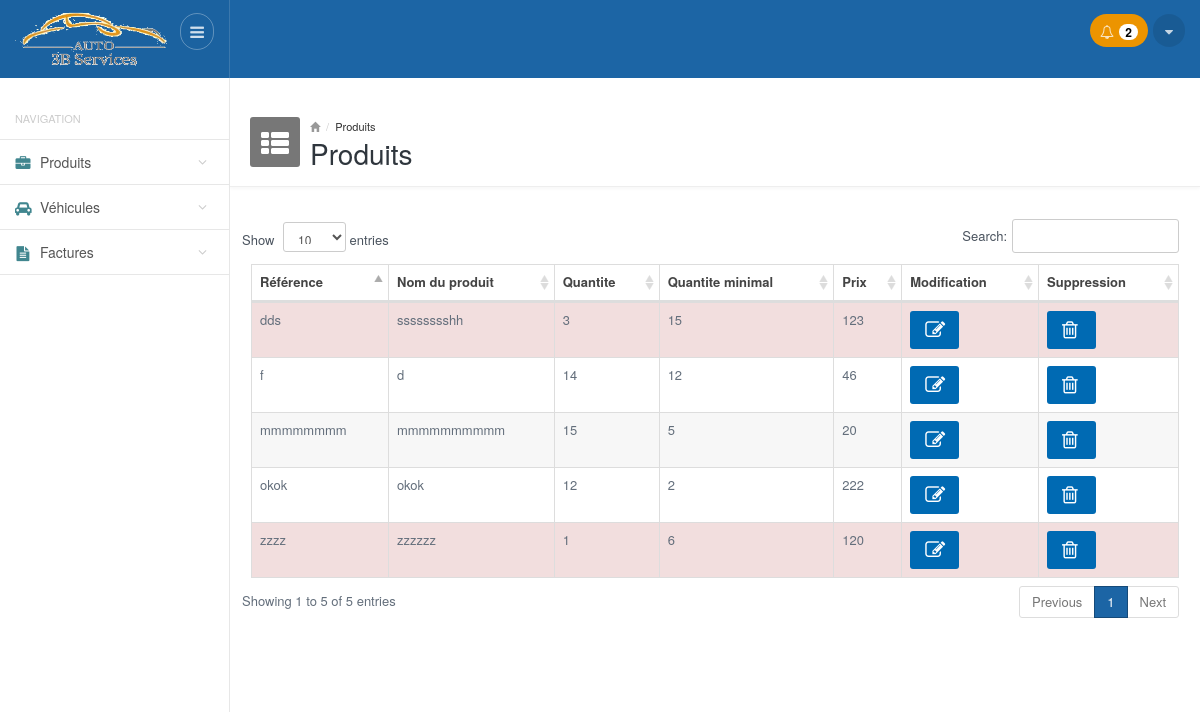
The page /produits.php (signed in) on the database its author committed.
### tables this page shows
CREATE TABLE `produits` (
  `ref` varchar(250) NOT NULL DEFAULT '',
  `nom` varchar(250) NOT NULL,
  `prix` float NOT NULL,
  `qte` int(11) NOT NULL DEFAULT '0',
  `qte_min` int(11) NOT NULL DEFAULT '0'
);

### functions.php (called while the page is built, shortened)
<?php
function getAllProducts()
{
     $result = mysql_query("SELECT * FROM produits ") or die(mysql_error());
     $produits = array();
     while($row = mysql_fetch_array($result))
        $produits[] = $row;
    return $produits;
}
function getProduct($ref)
{
     $result = mysql_query("SELECT * FROM produits where ref='$ref' ") or die(mysql_error());
     $produit = mysql_fetch_array($result);
    return $produit;
}
function isMinqteSupQte($ref)
{
     $produit = getProduct($ref);
     if($produit['qte_min'] >= $produit['qte'])
         return true;
        else
         return false;
}
function getAllProductsNotif()
{
     $result = mysql_query("SELECT * FROM produits WHERE qte_min>=qte") or die(mysql_error());
     $produits = array();
     while($row = mysql_fetch_array($result))
        $produits[] = $row;
    return $produits;
}
?>

### produits.php (the view, shortened to what this page needs)
<?php
require_once __DIR__ . '/functions.php';
require_once __DIR__ . '/header.php'; ?>
<div class="mainpanel">
    <div class="pageheader">
        <div class="media">
            <div class="pageicon pull-left">
                <i class="fa fa-th-list"></i>
            </div>
            <div class="media-body">
                <ul class="breadcrumb">
                    <li><a href="#"><i class="glyphicon glyphicon-home"></i></a></li>
                    <li><a href="#">Produits</a></li>
                </ul>
                <h4>Produits</h4>
            </div>
        </div>
    </div>
    <div class="contentpanel">
        <div class="panel panel-primary-head">
            <div>
            </div>
            <table id="basicTable" class="table table-striped table-bordered responsive">
                <thead class="">
                    <tr>
                        <th>Référence</th>
                        <th>Nom du produit</th>
                        <th>Quantite</th>
                        <th>Quantite minimal</th>
                        <th>Prix</th>
                        <th>Modification</th>
                        <th>Suppression</th>
                    </tr>
                </thead>
                <tbody>
                    <?php
                      $produits= getAllProducts();
                      foreach($produits as $produit){ ?>
                        <?php if(isMinqteSupQte($produit['ref'])) {?>
                            <tr class="warning_red">
                              <td class="warning_red"><?php echo $produit['ref']; ?> </td>
                              <td class="warning_red"><?php echo $produit['nom']; ?> </td>
                              <td class="warning_red"><?php echo $produit['qte']; ?> </td>
                              <td class="warning_red"><?php echo $produit['qte_min']; ?> </td>
                              <td class="warning_red"><?php echo $produit['prix']; ?> </td>
                              <td class="center warning_red"><a class="btn btn-primary blue_b" href="modifier_produit.php?ref=<?php echo $produit['ref']; ?>"><i class="fa fa-edit"></i></a></td>
                              <td class="center warning_red"><a class="btn btn-primary blue_b" href="php_supprimer_produit.php?ref=<?php echo $produit['ref']; ?>"><i class="fa fa-trash-o"></i></a></td>
                            </tr>
                        <?php } else { ?>
                            <tr>
                              <td><?php echo $produit['ref']; ?> </td>
                              <td><?php echo $produit['nom']; ?> </td>
                              <td><?php echo $produit['qte']; ?> </td>
                              <td><?php echo $produit['qte_min']; ?> </td>
                              <td><?php echo $produit['prix']; ?> </td>
                              <td class="center"><a class="btn btn-primary blue_b" href="modifier_produit.php?ref=<?php echo $produit['ref']; ?>"><i class="fa fa-edit"></i></a></td>
                              <td class="center"><a class="btn btn-primary blue_b" href="php_supprimer_produit.php?ref=<?php echo $produit['ref']; ?>"><i class="fa fa-trash-o"></i></a></td>
                    </tr>
                        <?php } ?>
                        <?php } ?>
                </tbody>
            </table>
        </div>
        <br />
    </div>
</div>
<?php
require_once __DIR__ . '/footer.php'; ?>

### css/style.default.css (style rules this page uses)
body { font-size: 13px; color: #636E7B; background-color: #fff; }
a { outline: none !important; }
.mainpanel { margin-left: 230px; }
.pageheader { padding: 20px; border-bottom: 1px solid #eee; padding-bottom: 20px; height: 90px; -webkit-box-shadow: 0 2px 3px rgba(0,0,0,0.03); box-shadow: 0 2px 3px rgba(0,0,0,0.03); }
.pageheader .media { padding: 0; clear: both; }
.pageheader .pageicon { width: 50px; height: 50px; background-color: #777; display: inline-block; color: #fff; font-size: 32px; border-radius: 3px; padding-top: 1px; padding-left: 10px; }
.pageheader .pageicon .fa-th-list { font-size: 28px; margin-left: 1px; }
.pageheader .breadcrumb { margin: 0; padding: 0; background: none; font-size: 11px; color: #999; line-height: 18px; }
.pageheader .breadcrumb li a { color: #333; }
.pageheader .breadcrumb li a i { color: #999; font-size: 10px; }
.pageheader h4 { margin: -2px 0 0 0; font-size: 28px; font-weight: 500; color: #2f363d; line-height: normal; }
.contentpanel { position: relative; padding: 20px; }
td i { width: 14px; margin-right: 5px; font-size: 20px; top: 1px; position: relative; text-align: center; }
.warning_red { background-color: #F2DEDE !important; }
.blue_b { background-color: #006AB3; }

### css/style.datatables.css (style rules this page uses)
.table.dataTable thead .sorting_asc { background-image: url('../images/datatables/sort_asc.png'); }
.table.dataTable thead > tr > th { padding-left: 8px; }

### rows shown on the page
produits: ref "zzzz", nom "zzzzzz", qte "1", qte_min "6", prix "120"
produits: ref "dds", nom "sssssssshh", qte "3", qte_min "15", prix "123"
produits: ref "f", nom "d", qte "14", qte_min "12", prix "46"
produits: ref "mmmmmmmm", nom "mmmmmmmmmm", qte "15", qte_min "5", prix "20"
produits: ref "okok", nom "okok", qte "12", qte_min "2", prix "222"

### other values the page prints
getNotifProducts() "2"
